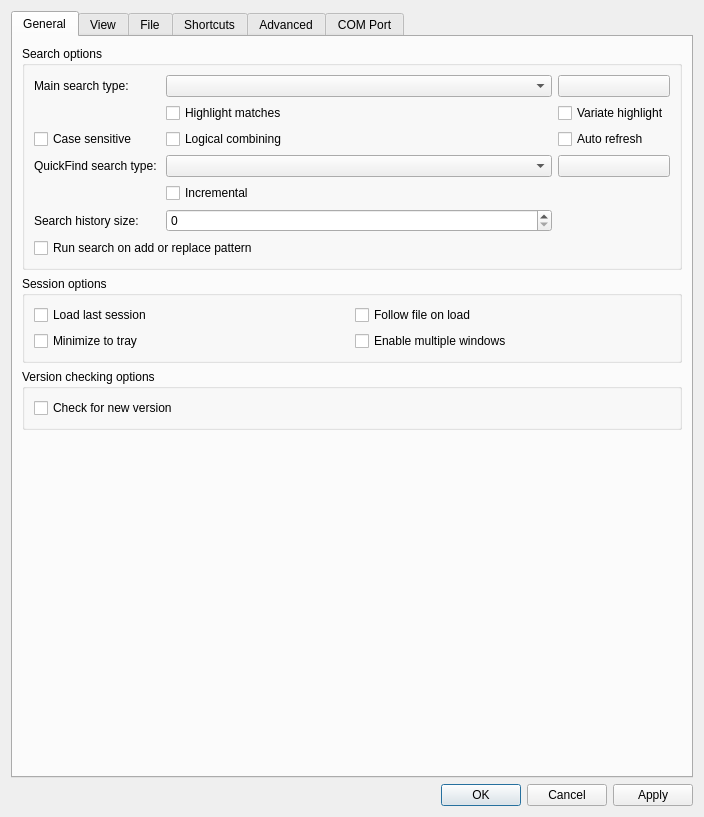
<?xml version="1.0" encoding="UTF-8"?>
<ui version="4.0">
 <class>OptionsDialog</class>
 <widget class="QDialog" name="OptionsDialog">
  <property name="geometry">
   <rect>
    <x>0</x>
    <y>0</y>
    <width>704</width>
    <height>817</height>
   </rect>
  </property>
  <property name="sizePolicy">
   <sizepolicy hsizetype="Fixed" vsizetype="Fixed">
    <horstretch>0</horstretch>
    <verstretch>0</verstretch>
   </sizepolicy>
  </property>
  <property name="windowTitle">
   <string>Klogg preferences</string>
  </property>
  <layout class="QVBoxLayout" name="verticalLayout_2">
   <item>
    <widget class="QTabWidget" name="tabWidget">
     <property name="enabled">
      <bool>true</bool>
     </property>
     <property name="currentIndex">
      <number>0</number>
     </property>
     <widget class="QWidget" name="general_tab">
      <attribute name="title">
       <string>General</string>
      </attribute>
      <layout class="QVBoxLayout" name="verticalLayout_3">
       <item>
        <widget class="QGroupBox" name="searchBox">
         <property name="sizePolicy">
          <sizepolicy hsizetype="Expanding" vsizetype="Fixed">
           <horstretch>0</horstretch>
           <verstretch>0</verstretch>
          </sizepolicy>
         </property>
         <property name="title">
          <string>Search options</string>
         </property>
         <layout class="QVBoxLayout" name="verticalLayout_4">
          <item>
           <layout class="QGridLayout" name="gridLayout">
            <item row="0" column="2">
             <widget class="QPushButton" name="mainSearchColorButton">
              <property name="text">
               <string/>
              </property>
             </widget>
            </item>
            <item row="1" column="1">
             <widget class="QCheckBox" name="highlightMainSearchCheckBox">
              <property name="text">
               <string>Highlight matches</string>
              </property>
             </widget>
            </item>
            <item row="7" column="1">
             <widget class="QCheckBox" name="incrementalCheckBox">
              <property name="layoutDirection">
               <enum>Qt::LeftToRight</enum>
              </property>
              <property name="text">
               <string>Incremental</string>
              </property>
             </widget>
            </item>
            <item row="8" column="0">
             <widget class="QLabel" name="label_11">
              <property name="text">
               <string>Search history size:</string>
              </property>
             </widget>
            </item>
            <item row="1" column="2">
             <widget class="QCheckBox" name="variateHighlightCheckBox">
              <property name="text">
               <string>Variate highlight</string>
              </property>
             </widget>
            </item>
            <item row="0" column="0">
             <widget class="QLabel" name="label_3">
              <property name="text">
               <string>Main search type: </string>
              </property>
             </widget>
            </item>
            <item row="9" column="0" colspan="2">
             <widget class="QCheckBox" name="autoRunSearchOnAddCheckBox">
              <property name="text">
               <string>Run search on add or replace pattern</string>
              </property>
             </widget>
            </item>
            <item row="4" column="0">
             <widget class="QLabel" name="label_4">
              <property name="text">
               <string>QuickFind search type: </string>
              </property>
             </widget>
            </item>
            <item row="8" column="1">
             <widget class="QSpinBox" name="searchHistorySpinBox">
              <property name="maximum">
               <number>999</number>
              </property>
             </widget>
            </item>
            <item row="0" column="1">
             <widget class="QComboBox" name="mainSearchBox">
              <property name="sizePolicy">
               <sizepolicy hsizetype="Expanding" vsizetype="Fixed">
                <horstretch>0</horstretch>
                <verstretch>0</verstretch>
               </sizepolicy>
              </property>
             </widget>
            </item>
            <item row="4" column="2">
             <widget class="QPushButton" name="quickFindColorButton">
              <property name="text">
               <string/>
              </property>
             </widget>
            </item>
            <item row="4" column="1">
             <widget class="QComboBox" name="quickFindSearchBox">
              <property name="sizePolicy">
               <sizepolicy hsizetype="Expanding" vsizetype="Fixed">
                <horstretch>0</horstretch>
                <verstretch>0</verstretch>
               </sizepolicy>
              </property>
             </widget>
            </item>
            <item row="2" column="0">
             <widget class="QCheckBox" name="caseSensitiveCheckBox">
              <property name="text">
               <string>Case sensitive</string>
              </property>
             </widget>
            </item>
            <item row="2" column="1">
             <widget class="QCheckBox" name="logicalCombiningCheckBox">
              <property name="text">
               <string>Logical combining</string>
              </property>
             </widget>
            </item>
            <item row="2" column="2">
             <widget class="QCheckBox" name="autoRefreshCheckBox">
              <property name="text">
               <string>Auto refresh</string>
              </property>
             </widget>
            </item>
           </layout>
          </item>
         </layout>
        </widget>
       </item>
       <item>
        <widget class="QGroupBox" name="sessionBox">
         <property name="title">
          <string>Session options</string>
         </property>
         <layout class="QGridLayout" name="gridLayout_2">
          <item row="2" column="0">
           <widget class="QCheckBox" name="minimizeToTrayCheckBox">
            <property name="text">
             <string>Minimize to tray</string>
            </property>
           </widget>
          </item>
          <item row="0" column="0">
           <widget class="QCheckBox" name="loadLastSessionCheckBox">
            <property name="text">
             <string>Load last session</string>
            </property>
           </widget>
          </item>
          <item row="0" column="1">
           <widget class="QCheckBox" name="followFileOnLoadCheckBox">
            <property name="text">
             <string>Follow file on load</string>
            </property>
           </widget>
          </item>
          <item row="2" column="1">
           <widget class="QCheckBox" name="multipleWindowsCheckBox">
            <property name="text">
             <string>Enable multiple windows</string>
            </property>
           </widget>
          </item>
         </layout>
        </widget>
       </item>
       <item>
        <widget class="QGroupBox" name="versionCheckingBox">
         <property name="title">
          <string>Version checking options</string>
         </property>
         <layout class="QVBoxLayout" name="verticalLayout_7">
          <item>
           <widget class="QCheckBox" name="checkForNewVersionCheckBox">
            <property name="text">
             <string>Check for new version</string>
            </property>
           </widget>
          </item>
         </layout>
        </widget>
       </item>
       <item>
        <spacer name="verticalSpacer">
         <property name="orientation">
          <enum>Qt::Vertical</enum>
         </property>
         <property name="sizeHint" stdset="0">
          <size>
           <width>20</width>
           <height>0</height>
          </size>
         </property>
        </spacer>
       </item>
      </layout>
     </widget>
     <widget class="QWidget" name="viewTab">
      <attribute name="title">
       <string>View</string>
      </attribute>
      <layout class="QVBoxLayout" name="verticalLayout_12">
       <item>
        <widget class="QGroupBox" name="textGroupBox">
         <property name="sizePolicy">
          <sizepolicy hsizetype="Expanding" vsizetype="Fixed">
           <horstretch>0</horstretch>
           <verstretch>0</verstretch>
          </sizepolicy>
         </property>
         <property name="title">
          <string>Text</string>
         </property>
         <layout class="QVBoxLayout" name="verticalLayout_13">
          <item>
           <layout class="QVBoxLayout" name="verticalLayout_18">
            <item>
             <layout class="QHBoxLayout" name="horizontalLayout_7">
              <item>
               <widget class="QLabel" name="label">
                <property name="text">
                 <string>Font family: </string>
                </property>
               </widget>
              </item>
              <item>
               <widget class="QComboBox" name="fontFamilyBox">
                <property name="sizePolicy">
                 <sizepolicy hsizetype="Expanding" vsizetype="Fixed">
                  <horstretch>0</horstretch>
                  <verstretch>0</verstretch>
                 </sizepolicy>
                </property>
               </widget>
              </item>
              <item>
               <widget class="QLabel" name="label_2">
                <property name="text">
                 <string>Font size: </string>
                </property>
               </widget>
              </item>
              <item>
               <widget class="QComboBox" name="fontSizeBox">
                <property name="sizePolicy">
                 <sizepolicy hsizetype="Expanding" vsizetype="Fixed">
                  <horstretch>0</horstretch>
                  <verstretch>0</verstretch>
                 </sizepolicy>
                </property>
               </widget>
              </item>
             </layout>
            </item>
            <item>
             <layout class="QHBoxLayout" name="horizontalLayout_9"/>
            </item>
            <item>
             <widget class="QCheckBox" name="fontSmoothCheckBox">
              <property name="text">
               <string>Force font anti-aliasing</string>
              </property>
             </widget>
            </item>
            <item>
             <widget class="QCheckBox" name="boldFontCheckBox">
              <property name="text">
               <string>Use bold font (if supported by selected font)</string>
              </property>
             </widget>
            </item>
            <item>
             <widget class="QCheckBox" name="wrapTextCheckBox">
              <property name="text">
               <string>Enable text wrap on file open</string>
              </property>
             </widget>
            </item>
           </layout>
          </item>
         </layout>
        </widget>
       </item>
       <item>
        <layout class="QHBoxLayout" name="horizontalLayout_8">
         <item>
          <widget class="QGroupBox" name="languageGroupBox">
           <property name="title">
            <string>Language</string>
           </property>
           <layout class="QGridLayout" name="gridLayout_3">
            <item row="0" column="0">
             <widget class="QComboBox" name="languageComboBox"/>
            </item>
           </layout>
          </widget>
         </item>
         <item>
          <widget class="QGroupBox" name="styleBox">
           <property name="title">
            <string>Style</string>
           </property>
           <layout class="QVBoxLayout" name="verticalLayout_15">
            <item>
             <widget class="QComboBox" name="styleComboBox"/>
            </item>
           </layout>
          </widget>
         </item>
        </layout>
       </item>
       <item>
        <widget class="QGroupBox" name="hidpiGroupBox">
         <property name="title">
          <string>High DPI</string>
         </property>
         <layout class="QVBoxLayout" name="verticalLayout_14">
          <item>
           <widget class="QCheckBox" name="enableQtHiDpiCheckBox">
            <property name="text">
             <string>Enable Qt High DPI support</string>
            </property>
            <property name="checked">
             <bool>true</bool>
            </property>
           </widget>
          </item>
          <item>
           <layout class="QHBoxLayout" name="horizontalLayout_2">
            <item>
             <widget class="QLabel" name="label_7">
              <property name="text">
               <string>Scale rounding:</string>
              </property>
             </widget>
            </item>
            <item>
             <widget class="QComboBox" name="scaleRoundingComboBox">
              <property name="sizePolicy">
               <sizepolicy hsizetype="Expanding" vsizetype="Fixed">
                <horstretch>0</horstretch>
                <verstretch>0</verstretch>
               </sizepolicy>
              </property>
              <item>
               <property name="text">
                <string>Round</string>
               </property>
              </item>
              <item>
               <property name="text">
                <string>Ceil</string>
               </property>
              </item>
              <item>
               <property name="text">
                <string>Floor</string>
               </property>
              </item>
              <item>
               <property name="text">
                <string>RoundPreferFloor</string>
               </property>
              </item>
              <item>
               <property name="text">
                <string>PassThrough</string>
               </property>
              </item>
             </widget>
            </item>
           </layout>
          </item>
          <item>
           <widget class="QLabel" name="label_10">
            <property name="text">
             <string>Need to restart application to apply these settings</string>
            </property>
           </widget>
          </item>
         </layout>
        </widget>
       </item>
       <item>
        <widget class="QGroupBox" name="viewOtherGroupBox">
         <property name="title">
          <string>Miscellaneous</string>
         </property>
         <layout class="QVBoxLayout" name="verticalLayout_6">
         <item>
          <widget class="QCheckBox" name="hideAnsiColorsCheckBox">
           <property name="enabled">
            <bool>true</bool>
           </property>
           <property name="text">
            <string>Hide ANSI Colors (search performance will be reduced)</string>
           </property>
           <property name="checked">
            <bool>false</bool>
           </property>
          </widget>
         </item>
         <item>
          <widget class="QCheckBox" name="showTabsBarByDefaultCheckBox">
           <property name="text">
            <string>Show tabs bar by default</string>
           </property>
          </widget>
         </item>
        </layout>
       </widget>
      </item>
       <item>
        <spacer name="verticalSpacer_4">
         <property name="orientation">
          <enum>Qt::Vertical</enum>
         </property>
         <property name="sizeHint" stdset="0">
          <size>
           <width>20</width>
           <height>40</height>
          </size>
         </property>
        </spacer>
       </item>
      </layout>
     </widget>
     <widget class="QWidget" name="file_watch_tab">
      <attribute name="title">
       <string>File</string>
      </attribute>
      <layout class="QVBoxLayout" name="verticalLayout_9">
       <item>
        <widget class="QGroupBox" name="fileChangeBox">
         <property name="title">
          <string>File change monitoring</string>
         </property>
         <layout class="QVBoxLayout" name="verticalLayout">
          <item>
           <widget class="QCheckBox" name="nativeFileWatchCheckBox">
            <property name="text">
             <string>Enable filesystem change monitoring</string>
            </property>
           </widget>
          </item>
          <item>
           <widget class="QCheckBox" name="pollingCheckBox">
            <property name="text">
             <string>Enable polling</string>
            </property>
           </widget>
          </item>
          <item>
           <layout class="QHBoxLayout" name="horizontalLayout_5">
            <item>
             <widget class="QLabel" name="label_5">
              <property name="text">
               <string>Polling interval (ms):</string>
              </property>
             </widget>
            </item>
            <item>
             <widget class="QLineEdit" name="pollIntervalLineEdit">
              <property name="maximumSize">
               <size>
                <width>16777215</width>
                <height>16777215</height>
               </size>
              </property>
              <property name="inputMethodHints">
               <set>Qt::ImhDigitsOnly</set>
              </property>
             </widget>
            </item>
           </layout>
          </item>
          <item>
           <widget class="QCheckBox" name="fastModificationDetectionCheckBox">
            <property name="text">
             <string>Use fast modification detection</string>
            </property>
           </widget>
          </item>
          <item>
           <widget class="QCheckBox" name="allowFollowOnScrollCheckBox">
            <property name="text">
             <string>Turn on follow on scroll past the end</string>
            </property>
           </widget>
          </item>
         </layout>
        </widget>
       </item>
       <item>
        <widget class="QGroupBox" name="encodingGroupBox">
         <property name="title">
          <string>Encoding</string>
         </property>
         <layout class="QVBoxLayout" name="verticalLayout_17">
          <item>
           <layout class="QHBoxLayout" name="horizontalLayout_3">
            <item>
             <widget class="QLabel" name="label_12">
              <property name="text">
               <string>Encoding for new files</string>
              </property>
             </widget>
            </item>
            <item>
             <widget class="QComboBox" name="encodingComboBox"/>
            </item>
           </layout>
          </item>
         </layout>
        </widget>
       </item>
       <item>
        <widget class="QGroupBox" name="recentFilesBox">
         <property name="sizePolicy">
          <sizepolicy hsizetype="Expanding" vsizetype="Fixed">
           <horstretch>0</horstretch>
           <verstretch>0</verstretch>
          </sizepolicy>
         </property>
         <property name="layoutDirection">
          <enum>Qt::LeftToRight</enum>
         </property>
         <property name="title">
          <string>Recent files</string>
         </property>
         <layout class="QVBoxLayout" name="verticalLayout_recentFilesBox">
          <item>
           <layout class="QHBoxLayout" name="horizontalLayout_6">
            <item>
             <widget class="QLabel" name="recentFilesLabel">
              <property name="sizePolicy">
               <sizepolicy hsizetype="Preferred" vsizetype="Preferred">
                <horstretch>1</horstretch>
                <verstretch>0</verstretch>
               </sizepolicy>
              </property>
              <property name="text">
               <string>Show the number of recently opened files:</string>
              </property>
             </widget>
            </item>
            <item>
             <widget class="QSpinBox" name="filesHistoryMaxItemsSpinBox">
              <property name="sizePolicy">
               <sizepolicy hsizetype="Minimum" vsizetype="Fixed">
                <horstretch>0</horstretch>
                <verstretch>0</verstretch>
               </sizepolicy>
              </property>
             </widget>
            </item>
           </layout>
          </item>
         </layout>
        </widget>
       </item>
       <item>
        <widget class="QGroupBox" name="archivesGroupBox">
         <property name="title">
          <string>Archives</string>
         </property>
         <layout class="QVBoxLayout" name="verticalLayout_10">
          <item>
           <widget class="QCheckBox" name="extractArchivesCheckBox">
            <property name="text">
             <string>Extract archives</string>
            </property>
           </widget>
          </item>
          <item>
           <widget class="QCheckBox" name="extractArchivesAlwaysCheckBox">
            <property name="text">
             <string>Extract archives without confirmation</string>
            </property>
           </widget>
          </item>
         </layout>
        </widget>
       </item>
       <item>
        <widget class="QGroupBox" name="downloadGroupBox">
         <property name="title">
          <string>File download</string>
         </property>
         <layout class="QVBoxLayout" name="verticalLayout_11">
          <item>
           <widget class="QCheckBox" name="verifySslCheckBox">
            <property name="text">
             <string>Verify certificates for https connections</string>
            </property>
            <property name="checked">
             <bool>true</bool>
            </property>
           </widget>
          </item>
         </layout>
        </widget>
       </item>
       <item>
        <spacer name="verticalSpacer_3">
         <property name="orientation">
          <enum>Qt::Vertical</enum>
         </property>
         <property name="sizeHint" stdset="0">
          <size>
           <width>20</width>
           <height>40</height>
          </size>
         </property>
        </spacer>
       </item>
      </layout>
     </widget>
     <widget class="QWidget" name="shortcutsTab">
      <attribute name="title">
       <string>Shortcuts</string>
      </attribute>
      <layout class="QVBoxLayout" name="verticalLayout_16">
       <item>
        <widget class="QTableWidget" name="shortcutsTable">
         <property name="columnCount">
          <number>3</number>
         </property>
         <attribute name="verticalHeaderVisible">
          <bool>false</bool>
         </attribute>
         <column/>
         <column/>
         <column/>
        </widget>
       </item>
       <item>
        <layout class="QHBoxLayout" name="horizontalLayout_0">
         <item>
          <spacer name="horizontalSpacer">
           <property name="orientation">
            <enum>Qt::Horizontal</enum>
           </property>
           <property name="sizeHint" stdset="0">
            <size>
             <width>40</width>
             <height>20</height>
            </size>
           </property>
          </spacer>
         </item>
         <item>
          <widget class="QPushButton" name="restoreShortcutsDefaults">
           <property name="text">
            <string>Restore defaults</string>
           </property>
          </widget>
         </item>
        </layout>
       </item>
      </layout>
     </widget>
     <widget class="QWidget" name="advanced_tab">
      <property name="enabled">
       <bool>true</bool>
      </property>
      <attribute name="title">
       <string>Advanced</string>
      </attribute>
      <layout class="QVBoxLayout" name="verticalLayout_5">
       <item>
        <widget class="QGroupBox" name="perfBox">
         <property name="title">
          <string>Indexing and search</string>
         </property>
         <layout class="QVBoxLayout" name="verticalLayout_20">
          <item>
           <layout class="QVBoxLayout" name="verticalLayout_19">
            <item>
             <layout class="QFormLayout" name="formLayout_2">
              <item row="0" column="0">
               <widget class="QLabel" name="regexpEngineLabel">
                <property name="text">
                 <string>Regular expressions engine:</string>
                </property>
               </widget>
              </item>
              <item row="0" column="1">
               <widget class="QComboBox" name="regexpEngineComboBox">
                <property name="sizePolicy">
                 <sizepolicy hsizetype="MinimumExpanding" vsizetype="Fixed">
                  <horstretch>0</horstretch>
                  <verstretch>0</verstretch>
                 </sizepolicy>
                </property>
               </widget>
              </item>
              <item row="1" column="0">
               <widget class="QLabel" name="label_8">
                <property name="text">
                 <string>Index file read buffer (Mib):</string>
                </property>
               </widget>
              </item>
              <item row="1" column="1">
               <widget class="QSpinBox" name="indexReadBufferSpinBox">
                <property name="sizePolicy">
                 <sizepolicy hsizetype="MinimumExpanding" vsizetype="Fixed">
                  <horstretch>0</horstretch>
                  <verstretch>0</verstretch>
                 </sizepolicy>
                </property>
                <property name="maximum">
                 <number>256</number>
                </property>
               </widget>
              </item>
              <item row="2" column="0">
               <widget class="QLabel" name="label_9">
                <property name="text">
                 <string>Search read buffer (lines):</string>
                </property>
               </widget>
              </item>
              <item row="2" column="1">
               <widget class="QSpinBox" name="searchReadBufferSpinBox">
                <property name="sizePolicy">
                 <sizepolicy hsizetype="MinimumExpanding" vsizetype="Fixed">
                  <horstretch>0</horstretch>
                  <verstretch>0</verstretch>
                 </sizepolicy>
                </property>
                <property name="suffix">
                 <string/>
                </property>
                <property name="maximum">
                 <number>100000</number>
                </property>
               </widget>
              </item>
             </layout>
            </item>
            <item>
             <widget class="QCheckBox" name="keepFileClosedCheckBox">
              <property name="toolTip">
               <string>File will be kept closed as much as possible. Affects only files opened after check state changed</string>
              </property>
              <property name="text">
               <string>Keep file closed (file reload required)</string>
              </property>
             </widget>
            </item>
            <item>
             <widget class="QCheckBox" name="compressedIndexCheckBox">
              <property name="text">
               <string>Use compressed index (file reload required)</string>
              </property>
              <property name="checked">
               <bool>true</bool>
              </property>
             </widget>
            </item>
            <item>
             <widget class="QCheckBox" name="parallelSearchCheckBox">
              <property name="text">
               <string>Use parallel search</string>
              </property>
              <property name="checked">
               <bool>true</bool>
              </property>
             </widget>
            </item>
            <item>
             <widget class="QCheckBox" name="optimizeForNotLatinEncodingsCheckBox">
              <property name="text">
               <string>Optimize search for non-latin encodings</string>
              </property>
             </widget>
            </item>
            <item>
             <widget class="QCheckBox" name="hsCombinationBitCheckBox">
              <property name="toolTip">
               <string>Use Hyperscan combination bit result directly for boolean search expressions (requires Hyperscan engine)</string>
              </property>
              <property name="text">
               <string>Use Hyperscan combination bit directly</string>
              </property>
             </widget>
            </item>
           </layout>
          </item>
         </layout>
        </widget>
       </item>
       <item>
        <widget class="QGroupBox" name="cachingBox">
         <property name="title">
          <string>Caching</string>
         </property>
         <property name="alignment">
          <set>Qt::AlignLeading|Qt::AlignLeft|Qt::AlignVCenter</set>
         </property>
         <property name="flat">
          <bool>false</bool>
         </property>
         <layout class="QFormLayout" name="formLayout">
          <property name="labelAlignment">
           <set>Qt::AlignLeading|Qt::AlignLeft|Qt::AlignVCenter</set>
          </property>
          <item row="0" column="0" colspan="2">
           <widget class="QCheckBox" name="searchResultsCacheCheckBox">
            <property name="text">
             <string>Enable search results cache</string>
            </property>
            <property name="checked">
             <bool>true</bool>
            </property>
           </widget>
          </item>
          <item row="1" column="0">
           <widget class="QLabel" name="label_6">
            <property name="text">
             <string>Search cache size (lines):</string>
            </property>
           </widget>
          </item>
          <item row="1" column="1">
           <widget class="QSpinBox" name="searchCacheSpinBox">
            <property name="sizePolicy">
             <sizepolicy hsizetype="MinimumExpanding" vsizetype="Fixed">
              <horstretch>0</horstretch>
              <verstretch>0</verstretch>
             </sizepolicy>
            </property>
            <property name="maximum">
             <number>10000000</number>
            </property>
            <property name="value">
             <number>100000</number>
            </property>
           </widget>
          </item>
         </layout>
        </widget>
       </item>
       <item>
        <widget class="QGroupBox" name="loggingBox">
         <property name="title">
          <string>Logging</string>
         </property>
         <layout class="QVBoxLayout" name="verticalLayout_8">
          <item>
           <widget class="QCheckBox" name="loggingCheckBox">
            <property name="text">
             <string>Enable logging</string>
            </property>
           </widget>
          </item>
          <item>
           <layout class="QHBoxLayout" name="horizontalLayout_4">
            <item>
             <widget class="QLabel" name="verbosityLabel">
              <property name="text">
               <string>Verbosity</string>
              </property>
             </widget>
            </item>
            <item>
             <widget class="QSpinBox" name="verbositySpinBox">
              <property name="enabled">
               <bool>false</bool>
              </property>
              <property name="maximum">
               <number>6</number>
              </property>
             </widget>
            </item>
           </layout>
          </item>
         </layout>
        </widget>
       </item>
       <item>
        <spacer name="verticalSpacer_2">
         <property name="orientation">
          <enum>Qt::Vertical</enum>
         </property>
         <property name="sizeHint" stdset="0">
          <size>
           <width>20</width>
           <height>20</height>
          </size>
         </property>
        </spacer>
       </item>
      </layout>
     </widget>
     <widget class="QWidget" name="comTab">
      <attribute name="title">
       <string>COM Port</string>
      </attribute>
      <layout class="QFormLayout" name="formLayout_5">
       <item row="0" column="0">
        <widget class="QLabel" name="label_com_baud">
         <property name="text">
          <string>Baud rate:</string>
         </property>
        </widget>
       </item>
       <item row="0" column="1">
        <widget class="QComboBox" name="comBaudComboBox"/>
       </item>
       <item row="1" column="0">
        <widget class="QLabel" name="label_com_dataBits">
         <property name="text">
          <string>Data bits:</string>
         </property>
        </widget>
       </item>
       <item row="1" column="1">
        <widget class="QComboBox" name="comDataBitsComboBox"/>
       </item>
       <item row="2" column="0">
        <widget class="QLabel" name="label_com_parity">
         <property name="text">
          <string>Parity:</string>
         </property>
        </widget>
       </item>
       <item row="2" column="1">
        <widget class="QComboBox" name="comParityComboBox"/>
       </item>
       <item row="3" column="0">
        <widget class="QLabel" name="label_com_stopBits">
         <property name="text">
          <string>Stop bits:</string>
         </property>
        </widget>
       </item>
       <item row="3" column="1">
        <widget class="QComboBox" name="comStopBitsComboBox"/>
       </item>
       <item row="4" column="0">
        <widget class="QLabel" name="label_com_flow">
         <property name="text">
          <string>Flow control:</string>
         </property>
        </widget>
       </item>
       <item row="4" column="1">
        <widget class="QComboBox" name="comFlowComboBox"/>
       </item>
       <item row="5" column="0">
        <widget class="QLabel" name="label_com_logPath">
         <property name="text">
          <string>Log files path:</string>
         </property>
        </widget>
       </item>
       <item row="5" column="1">
        <layout class="QHBoxLayout" name="horizontalLayout_comLogPath">
         <item>
          <widget class="QLineEdit" name="comLogPathEdit"/>
         </item>
         <item>
          <widget class="QPushButton" name="comLogBrowseButton">
           <property name="text">
            <string>Browse...</string>
           </property>
          </widget>
         </item>
        </layout>
       </item>
       <item row="6" column="0">
        <widget class="QCheckBox" name="comTimestampCheckBox">
         <property name="text">
          <string>Add timestamp to log</string>
         </property>
        </widget>
       </item>
       <item row="7" column="0">
        <widget class="QLabel" name="label_com_tsFormat">
         <property name="text">
          <string>Timestamp format:</string>
         </property>
        </widget>
       </item>
       <item row="7" column="1">
        <widget class="QLineEdit" name="comTimestampFormatEdit">
         <property name="text">
          <string>dd/MM/yyyy HH:mm:ss.zzz</string>
         </property>
        </widget>
       </item>
       <item row="8" column="0">
        <widget class="QCheckBox" name="comLogTxCheckBox">
         <property name="text">
          <string>Log transmitted data</string>
         </property>
        </widget>
       </item>
       <item row="9" column="0">
        <widget class="QLabel" name="label_com_actionEditorLineEnding">
         <property name="text">
          <string>Action/response Enter inserts:</string>
         </property>
        </widget>
       </item>
       <item row="9" column="1">
        <widget class="QComboBox" name="comActionEditorLineEndingComboBox"/>
       </item>
      </layout>
     </widget>
    </widget>
   </item>
   <item>
    <widget class="QDialogButtonBox" name="buttonBox">
     <property name="orientation">
      <enum>Qt::Horizontal</enum>
     </property>
     <property name="standardButtons">
      <set>QDialogButtonBox::Apply|QDialogButtonBox::Cancel|QDialogButtonBox::Ok</set>
     </property>
    </widget>
   </item>
  </layout>
 </widget>
 <resources/>
 <connections/>
 <designerdata>
  <property name="gridDeltaX">
   <number>10</number>
  </property>
  <property name="gridDeltaY">
   <number>10</number>
  </property>
  <property name="gridSnapX">
   <bool>true</bool>
  </property>
  <property name="gridSnapY">
   <bool>true</bool>
  </property>
  <property name="gridVisible">
   <bool>true</bool>
  </property>
 </designerdata>
</ui>
